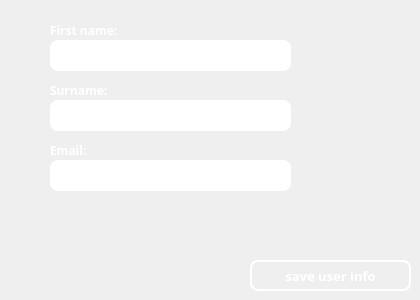
        <widget class="QWidget" name="page">
         <widget class="QLineEdit" name="lineEdit_5">
          <property name="geometry">
           <rect>
            <x>50</x>
            <y>160</y>
            <width>241</width>
            <height>31</height>
           </rect>
          </property>
          <property name="styleSheet">
           <string notr="true">QLineEdit#lineEdit_5{
border-radius:8px;
padding-left: 5px;
}</string>
          </property>
          <property name="text">
           <string/>
          </property>
         </widget>
         <widget class="QLabel" name="label_28">
          <property name="geometry">
           <rect>
            <x>50</x>
            <y>140</y>
            <width>91</width>
            <height>21</height>
           </rect>
          </property>
          <property name="font">
           <font>
            <family>Segoe UI Semibold</family>
            <pointsize>9</pointsize>
            <weight>75</weight>
            <bold>true</bold>
           </font>
          </property>
          <property name="styleSheet">
           <string notr="true">QLabel#label_28{
color: white;
}</string>
          </property>
          <property name="text">
           <string>Email:</string>
          </property>
         </widget>
         <widget class="QLabel" name="label_16">
          <property name="geometry">
           <rect>
            <x>50</x>
            <y>20</y>
            <width>91</width>
            <height>21</height>
           </rect>
          </property>
          <property name="font">
           <font>
            <family>Segoe WP Semibold</family>
            <pointsize>9</pointsize>
            <weight>75</weight>
            <bold>true</bold>
           </font>
          </property>
          <property name="styleSheet">
           <string notr="true">QLabel#label_16{
color: white;
}</string>
          </property>
          <property name="text">
           <string>First name:</string>
          </property>
         </widget>
         <widget class="QLineEdit" name="lineEdit_3">
          <property name="geometry">
           <rect>
            <x>50</x>
            <y>40</y>
            <width>241</width>
            <height>31</height>
           </rect>
          </property>
          <property name="styleSheet">
           <string notr="true">QLineEdit#lineEdit_3{
border-radius:8px;
padding-left: 5px;
}</string>
          </property>
         </widget>
         <widget class="QLineEdit" name="lineEdit_4">
          <property name="geometry">
           <rect>
            <x>50</x>
            <y>100</y>
            <width>241</width>
            <height>31</height>
           </rect>
          </property>
          <property name="styleSheet">
           <string notr="true">QLineEdit#lineEdit_4{
border-radius:8px;
padding-left: 5px;
}</string>
          </property>
         </widget>
         <widget class="QLabel" name="label_22">
          <property name="geometry">
           <rect>
            <x>50</x>
            <y>80</y>
            <width>91</width>
            <height>21</height>
           </rect>
          </property>
          <property name="font">
           <font>
            <family>Segoe UI Semibold</family>
            <pointsize>9</pointsize>
            <weight>75</weight>
            <bold>true</bold>
           </font>
          </property>
          <property name="styleSheet">
           <string notr="true">QLabel#label_22{
color: white;
}</string>
          </property>
          <property name="text">
           <string>Surname:</string>
          </property>
         </widget>
         <widget class="QPushButton" name="saveuserinfobtn">
          <property name="geometry">
           <rect>
            <x>250</x>
            <y>260</y>
            <width>161</width>
            <height>31</height>
           </rect>
          </property>
          <property name="font">
           <font>
            <family>Segoe UI Semibold</family>
            <pointsize>10</pointsize>
            <weight>75</weight>
            <bold>true</bold>
           </font>
          </property>
          <property name="styleSheet">
           <string notr="true">QPushButton#saveuserinfobtn{
	background-color: Transparent;
    background-repeat:no-repeat;
       border: 2px solid white;
	color: white;
border-radius:8px;
	
}

QPushButton:hover#saveuserinfobtn{
	background-color: white;
    border-color: white;
	color: black;
border-radius: 8px;
    border: 2px solid white;
}</string>
          </property>
          <property name="text">
           <string>save user info</string>
          </property>
         </widget>
        </widget>
